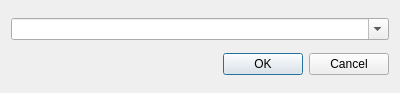
<?xml version="1.0" encoding="UTF-8"?>
<ui version="4.0">
 <class>UIQuickConnect</class>
 <widget class="QDialog" name="UIQuickConnect">
  <property name="geometry">
   <rect>
    <x>0</x>
    <y>0</y>
    <width>400</width>
    <height>93</height>
   </rect>
  </property>
  <property name="sizePolicy">
   <sizepolicy hsizetype="Expanding" vsizetype="Fixed">
    <horstretch>0</horstretch>
    <verstretch>0</verstretch>
   </sizepolicy>
  </property>
  <property name="minimumSize">
   <size>
    <width>400</width>
    <height>93</height>
   </size>
  </property>
  <property name="maximumSize">
   <size>
    <width>16777215</width>
    <height>93</height>
   </size>
  </property>
  <property name="windowTitle">
   <string>Quick connect</string>
  </property>
  <layout class="QVBoxLayout" name="verticalLayout">
   <item>
    <widget class="QComboBox" name="comboBox_HUB">
     <property name="sizePolicy">
      <sizepolicy hsizetype="Expanding" vsizetype="Fixed">
       <horstretch>0</horstretch>
       <verstretch>0</verstretch>
      </sizepolicy>
     </property>
     <property name="editable">
      <bool>true</bool>
     </property>
    </widget>
   </item>
   <item>
    <widget class="QDialogButtonBox" name="buttonBox">
     <property name="orientation">
      <enum>Qt::Horizontal</enum>
     </property>
     <property name="standardButtons">
      <set>QDialogButtonBox::Cancel|QDialogButtonBox::Ok</set>
     </property>
     <property name="centerButtons">
      <bool>false</bool>
     </property>
    </widget>
   </item>
  </layout>
 </widget>
 <resources/>
 <connections>
  <connection>
   <sender>buttonBox</sender>
   <signal>rejected()</signal>
   <receiver>UIQuickConnect</receiver>
   <slot>reject()</slot>
   <hints>
    <hint type="sourcelabel">
     <x>320</x>
     <y>77</y>
    </hint>
    <hint type="destinationlabel">
     <x>286</x>
     <y>274</y>
    </hint>
   </hints>
  </connection>
 </connections>
</ui>
